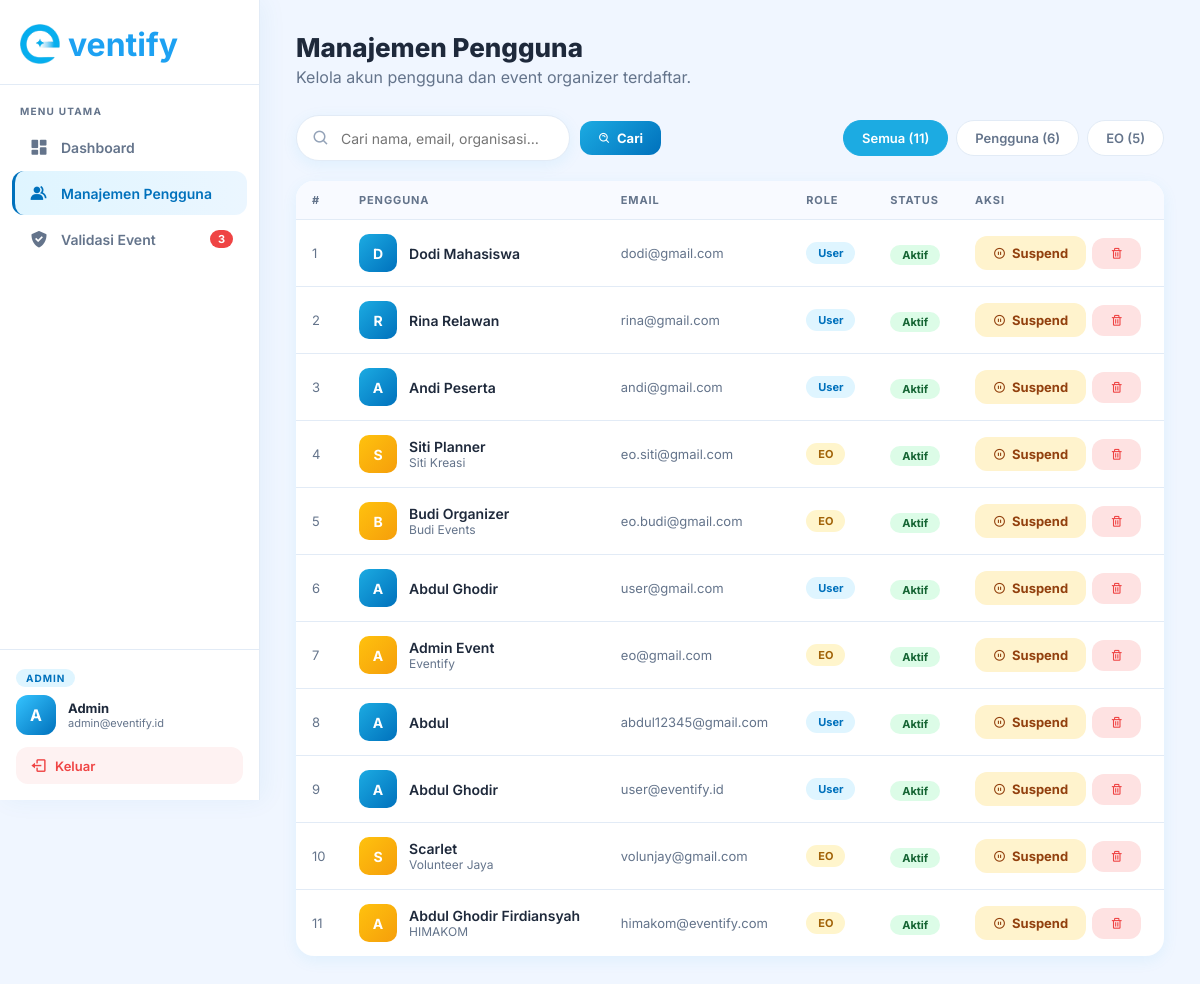
Page /app/views/admin/manajemen-pengguna.php on the committed database.
### tables this page shows
CREATE TABLE `users` (
  `id` int NOT NULL,
  `nama_lengkap` varchar(100) NOT NULL,
  `nama_organisasi` varchar(100) DEFAULT NULL,
  `email` varchar(100) NOT NULL,
  `password` varchar(255) NOT NULL,
  `role` enum('Admin','EO','User') NOT NULL
);

### app/views/admin/manajemen-pengguna.php (the view, shortened to what this page needs)
<?php
require_once '../../../koneksi/koneksi.php';
$search = trim($_GET['q'] ?? '');
$filter = $_GET['filter'] ?? 'semua';
$where = "WHERE role != 'Admin'";
$q_users = $conn->query("SELECT * FROM users $where ORDER BY id DESC");
$c_all = $conn->query("SELECT COUNT(*) AS t FROM users WHERE role != 'Admin'")->fetch_assoc()['t'];
$c_user = $conn->query("SELECT COUNT(*) AS t FROM users WHERE role = 'User'")->fetch_assoc()['t'];
$c_eo = $conn->query("SELECT COUNT(*) AS t FROM users WHERE role = 'EO'")->fetch_assoc()['t'];
?>
<!DOCTYPE html>
<html lang="id">
<head>
    <link rel="stylesheet" href="<?= BASEURL ?>/assets/css/admin/admin-style.css">
</head>
<body>
    <?php include 'sidebar.php'; ?>
    <main class="main">
        <div class="page-header">
            <h1>Manajemen Pengguna</h1>
            <p>Kelola akun pengguna dan event organizer terdaftar.</p>
        </div>
        <div class="toolbar">
            <form method="GET" action="" style="display:flex;gap:10px;align-items:center;flex-wrap:wrap;">
                <div class="search-wrap">
                    <i class='bx bx-search'></i>
                    <input type="text" name="q" placeholder="Cari nama, email, organisasi…"
                        value="<?= htmlspecialchars($search) ?>">
                </div>
                <button type="submit" class="btn btn-primary-grad">
                    <i class='bx bx-search-alt'></i> Cari
                </button>
            </form>
            <div class="filter-bar">
                <a href="?filter=semua&q=<?= urlencode($search) ?>"
                    class="filter-pill <?= $filter === 'semua' ? 'active' : '' ?>">
                    Semua (<?= $c_all ?>)
                </a>
                <a href="?filter=user&q=<?= urlencode($search) ?>"
                    class="filter-pill <?= $filter === 'user' ? 'active' : '' ?>">
                    Pengguna (<?= $c_user ?>)
                </a>
                <a href="?filter=eo&q=<?= urlencode($search) ?>"
                    class="filter-pill <?= $filter === 'eo' ? 'active' : '' ?>">
                    EO (<?= $c_eo ?>)
                </a>
            </div>
        </div>
        <div class="card">
            <div class="table-wrap">
                <table>
                    <thead>
                        <tr>
                            <th>#</th>
                            <th>Pengguna</th>
                            <th>Email</th>
                            <th>Role</th>
                            <th>Status</th>
                            <th>Aksi</th>
                        </tr>
                    </thead>
                    <tbody>
                        <?php if ($q_users && $q_users->num_rows > 0):
                            $no = 1;
                            while ($u = $q_users->fetch_assoc()):
                                $is_eo = $u['role'] === 'EO';
                                $init = strtoupper(substr($u['nama_lengkap'], 0, 1));
                                $av_cls = $is_eo ? 'eo' : 'user';
                                $role_badge = $is_eo ? 'yellow' : 'blue';
                                $status = $u['status'] ?? 'aktif';
                                ?>
                                <tr>
                                    <td style="color:var(--muted);font-size:13px;"><?= $no++ ?></td>
                                    <td>
                                        <div class="av-cell">
                                            <div class="av-init <?= $av_cls ?>"><?= $init ?></div>
                                            <div>
                                                <div class="av-name"><?= htmlspecialchars($u['nama_lengkap']) ?></div>
                                                <?php if ($u['nama_organisasi']): ?>
                                                    <div class="av-org"><?= htmlspecialchars($u['nama_organisasi']) ?></div>
                                                <?php endif; ?>
                                            </div>
                                        </div>
                                    </td>
                                    <td style="font-size:13px;color:var(--muted);"><?= htmlspecialchars($u['email']) ?></td>
                                    <td><span class="badge <?= $role_badge ?>"><?= $u['role'] ?></span></td>
                                    <td>
                                        <span class="status-badge <?= $status ?>">
                                            <?= ucfirst($status) ?>
                                        </span>
                                    </td>
                                    <td>
                                        <div class="action-group">
                                            <form method="POST" action="<?= BASEURL ?>/app/controllers/admin/suspend-user.php"
                                                onsubmit="return confirm('<?= $status === 'aktif' ? 'Suspend' : 'Aktifkan' ?> pengguna ini?')">
                                                <button type="submit"
                                                    class="btn <?= $status === 'aktif' ? 'btn-warn' : 'btn-ghost' ?>"
                                                    title="<?= $status === 'aktif' ? 'Suspend' : 'Aktifkan' ?>">
                                                    <i
                                                        class='bx <?= $status === 'aktif' ? 'bx-pause-circle' : 'bx-play-circle' ?>'></i>
                                                    <?= $status === 'aktif' ? 'Suspend' : 'Aktifkan' ?>
                                                </button>
                                            </form>
                                            <form method="POST" action="<?= BASEURL ?>/app/controllers/admin/delete-user.php"
                                                onsubmit="return confirm('Hapus pengguna ini secara permanen?')">
                                                <button type="submit" class="btn btn-danger" title="Hapus">
                                                    <i class='bx bx-trash'></i>
                                                </button>
                                            </form>
                                        </div>
                                    </td>
                                </tr>
                            <?php endwhile; endif; ?>
                    </tbody>
                </table>
            </div>
        </div>
    </main>
</body>
</html>

### assets/css/admin/admin-style.css (style rules this page uses)
:root { --primary: #1CABE2; --primary-dark: #0071BC; --accent: #FFC20E; --bg: #F0F6FF; --white: #FFFFFF; --text: #1E293B; --muted: #64748B; --line: #E2EBF6; --danger: #EF4444; --success: #22C55E; --warning: #F59E0B; --shadow-sm: 0 4px 16px rgba(28, 171, 226, .08); --shadow-md: 0 12px 32px rgba(28, 171, 226, .13); --shadow-lg: 0 24px 60px rgba(0, 113, 188, .18); --sidebar-w: 260px; --radius-sm: 12px; --radius-md: 18px; --radius-lg: 24px; }
*, *::before, *::after { margin: 0; padding: 0; box-sizing: border-box; }
body { font-family: 'Inter', sans-serif; background: var(--bg); color: var(--text); min-height: 100vh; }
a { text-decoration: none; color: inherit; }
button, input, textarea, select { font-family: 'Inter', sans-serif; border: none; outline: none; }
.main { margin-left: var(--sidebar-w); padding: 32px 36px; min-height: 100vh; }
.page-header { margin-bottom: 28px; }
.page-header h1 { font-size: 26px; font-weight: 800; }
.page-header p { color: var(--muted); margin-top: 4px; }
.card { background: var(--white); border-radius: var(--radius-md); box-shadow: var(--shadow-sm); overflow: hidden; }
.badge { display: inline-block; padding: 4px 12px; border-radius: 999px; font-size: 11px; font-weight: 700; }
.badge.blue { background: #DFF5FF; color: #0071BC; }
.badge.yellow { background: #FFF5CC; color: #A16207; }
.table-wrap { overflow-x: auto; }
table { width: 100%; border-collapse: collapse; }
thead th { background: #F8FAFF; padding: 12px 16px; font-size: 11px; font-weight: 700; letter-spacing: .08em; text-transform: uppercase; color: var(--muted); text-align: left; border-bottom: 1px solid var(--line); }
tbody tr { border-bottom: 1px solid var(--line); transition: .15s; }
tbody tr:last-child { border-bottom: none; }
tbody td { padding: 14px 16px; font-size: 14px; vertical-align: middle; }
.av-cell { display: flex; align-items: center; gap: 12px; }
.av-init { width: 38px; height: 38px; border-radius: 10px; display: flex; align-items: center; justify-content: center; color: white; font-weight: 700; font-size: 14px; flex-shrink: 0; }
.av-init.user { background: linear-gradient(135deg, #1CABE2, #0071BC); }
.av-init.eo { background: linear-gradient(135deg, #FFC20E, #F59E0B); }
.av-name { font-weight: 600; font-size: 14px; }
.av-org { font-size: 12px; color: var(--muted); }
.filter-bar { display: flex; gap: 8px; flex-wrap: wrap; }
.filter-pill { padding: 9px 18px; border-radius: 999px; background: white; border: 1px solid var(--line); font-size: 13px; font-weight: 600; cursor: pointer; transition: .2s; color: var(--muted); }
.filter-pill.active { background: var(--primary); color: white; border-color: var(--primary); }
.search-wrap { position: relative; max-width: 360px; }
.search-wrap i { position: absolute; left: 16px; top: 50%; transform: translateY(-50%); color: #94A3B8; font-size: 18px; }
.search-wrap input { width: 100%; height: 46px; border-radius: 999px; padding: 0 18px 0 44px; border: 1px solid var(--line); background: white; box-shadow: var(--shadow-sm); font-size: 14px; }
.toolbar { display: flex; align-items: center; justify-content: space-between; gap: 16px; margin-bottom: 20px; flex-wrap: wrap; }
.btn { display: inline-flex; align-items: center; gap: 6px; padding: 9px 18px; border-radius: var(--radius-sm); font-size: 13px; font-weight: 700; cursor: pointer; transition: .2s; }
.btn-primary-grad { background: linear-gradient(135deg, #1CABE2, #0071BC); color: white; }
.btn-danger { background: #FEE2E2; color: var(--danger); }
.btn-warn { background: #FFF3CD; color: #92400E; }

### app/views/admin/manajemen-pengguna.php (style rules this page uses)
.status-badge.aktif { background: #DCFCE7; color: #166534; }
.status-badge { padding: 3px 12px; border-radius: 999px; font-size: 11px; font-weight: 700; }
.action-group { display: flex; gap: 6px; align-items: center; }

### rows in the picture
users: nama_lengkap "D", nama_lengkap "Dodi Mahasiswa", email "dodi@gmail.com", role "User", status "Aktif"
users: nama_lengkap "R", nama_lengkap "Rina Relawan", email "rina@gmail.com", role "User", status "Aktif"
users: nama_lengkap "A", nama_lengkap "Andi Peserta", email "andi@gmail.com", role "User", status "Aktif"
users: nama_lengkap "S", nama_lengkap "Siti Planner", nama_organisasi "Siti Kreasi", email "eo.siti@gmail.com", role "EO", status "Aktif"
users: nama_lengkap "B", nama_lengkap "Budi Organizer", nama_organisasi "Budi Events", email "eo.budi@gmail.com", role "EO", status "Aktif"
users: nama_lengkap "A", nama_lengkap "Abdul Ghodir", email "user@gmail.com", role "User", status "Aktif"
users: nama_lengkap "A", nama_lengkap "Admin Event", nama_organisasi "Eventify", email "eo@gmail.com", role "EO", status "Aktif"
users: nama_lengkap "A", nama_lengkap "Abdul", email "abdul12345@gmail.com", role "User", status "Aktif"
users: nama_lengkap "A", nama_lengkap "Abdul Ghodir", email "user@eventify.id", role "User", status "Aktif"
users: nama_lengkap "S", nama_lengkap "Scarlet", nama_organisasi "Volunteer Jaya", email "volunjay@gmail.com", role "EO", status "Aktif"
users: nama_lengkap "A", nama_lengkap "Abdul Ghodir Firdiansyah", nama_organisasi "HIMAKOM", email "himakom@eventify.com", role "EO", status "Aktif"

### other values in the picture
$badge_count "3"
$admin_init "A"
$admin_nama "Admin"
$admin_email "admin@eventify.id"
$c_all "11"
$c_user "6"
$c_eo "5"
